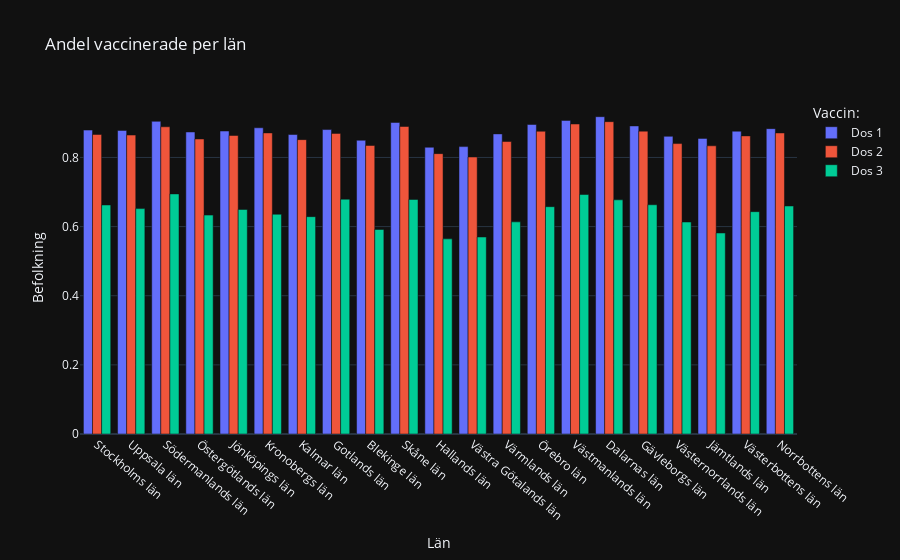

The notebook cell saved with this chart:
### Markdown cell above
### Uppgift f)
 Rita stapeldiagram för andel med minst 1 dos per län, andel två doser per län och andel tre doser per län

### Code cell
befolk, doser = vaccin.groupby("Län_namn")["Befolkning"].sum(), vaccin.groupby("Län_namn")

# Group province population sum with name of province
dos1 = doser["Antal minst 1 dos"].sum() / befolk
dos2 = doser["Antal minst 2 doser"].sum() / befolk
dos3 = doser["Antal 3 doser"].sum() / befolk

# Function by @Danneftw1
def plotly_bar_plot_with_labels_sublabels (x, y, title, labels, sublabels, file_name_save):
    fig2f = px.bar(
        x=x,
        y=y,
        barmode= 'group', # group bars horizontally
        labels=labels,
        title=title
    )

    newnames = sublabels
    # To be able to change the sub titles for 'Antal doser' without changing the data source,
    # you can switch the legendgroups name with a dict and map it onto existing subtitle names.
    # I had to do this since I couldn't change it through 'labels=' like the other titles
    # source: https://stackoverflow.com/questions/64371174/plotly-how-to-change-variable-label-names-for-the-legend-in-a-plotly-express-li
    fig2f.for_each_trace(lambda t: t.update(name=newnames[t.name]))

    # Angle province names for readability
    fig2f.update_xaxes(tickangle=40)
    fig2f.show("png")
    # fig2f.write_html("Visualiseringar/Andel_vaccinerade_per_lan.html")
    
labels_ = {"value": "Befolkning",
            "variable": "Vaccin:",
            "x": "Län",}

newnames = {"wide_variable_0": "Dos 1",
            "wide_variable_1": "Dos 2",
            "wide_variable_2": "Dos 3",}

plotly_bar_plot_with_labels_sublabels(vaccin.Län_namn.unique(), [dos1, dos2, dos3],"Andel vaccinerade per län", labels_, newnames, "Andel_vaccinerade_per_lä234n")

### Figure 1 — Plotly figure (JSON) as saved in the notebook; plotly's stock layout.template omitted (floating-point values rounded to 4 significant figures)
{"data": [{"alignmentgroup": "True", "hovertemplate": "Vaccin:=wide_variable_0<br>Län=%{x}<br>Befolkning=%{y}<extra></extra>", "legendgroup": "wide_variable_0", "marker": {"color": "#636efa", "pattern": {"shape": ""}}, "name": "Dos 1", "offsetgroup": "wide_variable_0", "orientation": "v", "showlegend": true, "textposition": "auto", "type": "bar", "x": ["Stockholms län", "Uppsala län", "Södermanlands län", "Östergötlands län", "Jönköpings län", "Kronobergs län", "Kalmar län", "Gotlands län", "Blekinge län", "Skåne län", "Hallands län", "Västra Götalands län", "Värmlands län", "Örebro län", "Västmanlands län", "Dalarnas län", "Gävleborgs län", "Västernorrlands län", "Jämtlands län", "Västerbottens län", "Norrbottens län"], "xaxis": "x", "y": [0.8792, 0.8783, 0.9045, 0.8738, 0.8764, 0.8858, 0.8664, 0.8807, 0.8498, 0.9013, 0.8295, 0.8314, 0.8682, 0.8954, 0.9073, 0.9179, 0.8912, 0.8611, 0.8552, 0.876, 0.8834], "yaxis": "y"}, {"alignmentgroup": "True", "hovertemplate": "Vaccin:=wide_variable_1<br>Län=%{x}<br>Befolkning=%{y}<extra></extra>", "legendgroup": "wide_variable_1", "marker": {"color": "#EF553B", "pattern": {"shape": ""}}, "name": "Dos 2", "offsetgroup": "wide_variable_1", "orientation": "v", "showlegend": true, "textposition": "auto", "type": "bar", "x": ["Stockholms län", "Uppsala län", "Södermanlands län", "Östergötlands län", "Jönköpings län", "Kronobergs län", "Kalmar län", "Gotlands län", "Blekinge län", "Skåne län", "Hallands län", "Västra Götalands län", "Värmlands län", "Örebro län", "Västmanlands län", "Dalarnas län", "Gävleborgs län", "Västernorrlands län", "Jämtlands län", "Västerbottens län", "Norrbottens län"], "xaxis": "x", "y": [0.8666, 0.8648, 0.8888, 0.8535, 0.8636, 0.871, 0.8516, 0.8697, 0.8347, 0.8896, 0.8111, 0.8013, 0.8461, 0.8759, 0.8968, 0.9035, 0.8762, 0.8402, 0.8337, 0.8624, 0.8709], "yaxis": "y"}, {"alignmentgroup": "True", "hovertemplate": "Vaccin:=wide_variable_2<br>Län=%{x}<br>Befolkning=%{y}<extra></extra>", "legendgroup": "wide_variable_2", "marker": {"color": "#00cc96", "pattern": {"shape": ""}}, "name": "Dos 3", "offsetgroup": "wide_variable_2", "orientation": "v", "showlegend": true, "textposition": "auto", "type": "bar", "x": ["Stockholms län", "Uppsala län", "Södermanlands län", "Östergötlands län", "Jönköpings län", "Kronobergs län", "Kalmar län", "Gotlands län", "Blekinge län", "Skåne län", "Hallands län", "Västra Götalands län", "Värmlands län", "Örebro län", "Västmanlands län", "Dalarnas län", "Gävleborgs län", "Västernorrlands län", "Jämtlands län", "Västerbottens län", "Norrbottens län"], "xaxis": "x", "y": [0.6626, 0.6521, 0.6946, 0.6332, 0.6496, 0.6357, 0.6288, 0.6793, 0.5917, 0.6785, 0.5645, 0.57, 0.6137, 0.6576, 0.6928, 0.6774, 0.6633, 0.6132, 0.5815, 0.6432, 0.6596], "yaxis": "y"}], "layout": {"barmode": "group", "legend": {"title": {"text": "Vaccin:"}, "tracegroupgap": 0}, "title": {"text": "Andel vaccinerade per län"}, "xaxis": {"anchor": "y", "domain": [0, 1], "tickangle": 40, "title": {"text": "Län"}}, "yaxis": {"anchor": "x", "domain": [0, 1], "title": {"text": "Befolkning"}}}}
